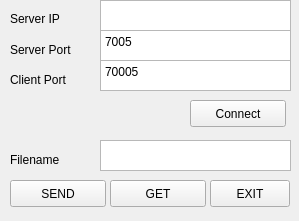
<?xml version="1.0" encoding="UTF-8"?>
<ui version="4.0">
 <class>MainWindow</class>
 <widget class="QMainWindow" name="MainWindow">
  <property name="geometry">
   <rect>
    <x>0</x>
    <y>0</y>
    <width>299</width>
    <height>221</height>
   </rect>
  </property>
  <property name="windowTitle">
   <string>MainWindow</string>
  </property>
  <widget class="QWidget" name="centralWidget">
   <widget class="QTextEdit" name="ipText">
    <property name="geometry">
     <rect>
      <x>100</x>
      <y>0</y>
      <width>191</width>
      <height>31</height>
     </rect>
    </property>
    <property name="html">
     <string>&lt;!DOCTYPE HTML PUBLIC &quot;-//W3C//DTD HTML 4.0//EN&quot; &quot;http://www.w3.org/TR/REC-html40/strict.dtd&quot;&gt;
&lt;html&gt;&lt;head&gt;&lt;meta name=&quot;qrichtext&quot; content=&quot;1&quot; /&gt;&lt;style type=&quot;text/css&quot;&gt;
p, li { white-space: pre-wrap; }
&lt;/style&gt;&lt;/head&gt;&lt;body style=&quot; font-family:'Sans Serif'; font-size:9pt; font-weight:400; font-style:normal;&quot;&gt;
&lt;p style=&quot;-qt-paragraph-type:empty; margin-top:0px; margin-bottom:0px; margin-left:0px; margin-right:0px; -qt-block-indent:0; text-indent:0px;&quot;&gt;&lt;br /&gt;&lt;/p&gt;&lt;/body&gt;&lt;/html&gt;</string>
    </property>
   </widget>
   <widget class="QTextEdit" name="serverPortText">
    <property name="geometry">
     <rect>
      <x>100</x>
      <y>30</y>
      <width>191</width>
      <height>31</height>
     </rect>
    </property>
    <property name="html">
     <string>&lt;!DOCTYPE HTML PUBLIC &quot;-//W3C//DTD HTML 4.0//EN&quot; &quot;http://www.w3.org/TR/REC-html40/strict.dtd&quot;&gt;
&lt;html&gt;&lt;head&gt;&lt;meta name=&quot;qrichtext&quot; content=&quot;1&quot; /&gt;&lt;style type=&quot;text/css&quot;&gt;
p, li { white-space: pre-wrap; }
&lt;/style&gt;&lt;/head&gt;&lt;body style=&quot; font-family:'Sans Serif'; font-size:9pt; font-weight:400; font-style:normal;&quot;&gt;
&lt;p style=&quot; margin-top:0px; margin-bottom:0px; margin-left:0px; margin-right:0px; -qt-block-indent:0; text-indent:0px;&quot;&gt;7005&lt;/p&gt;&lt;/body&gt;&lt;/html&gt;</string>
    </property>
   </widget>
   <widget class="QLabel" name="label">
    <property name="geometry">
     <rect>
      <x>10</x>
      <y>10</y>
      <width>74</width>
      <height>18</height>
     </rect>
    </property>
    <property name="text">
     <string>Server IP</string>
    </property>
   </widget>
   <widget class="QLabel" name="label_2">
    <property name="geometry">
     <rect>
      <x>10</x>
      <y>40</y>
      <width>91</width>
      <height>20</height>
     </rect>
    </property>
    <property name="text">
     <string>Server Port</string>
    </property>
   </widget>
   <widget class="QPushButton" name="connectButton">
    <property name="geometry">
     <rect>
      <x>190</x>
      <y>100</y>
      <width>96</width>
      <height>27</height>
     </rect>
    </property>
    <property name="text">
     <string>Connect</string>
    </property>
   </widget>
   <widget class="QTextEdit" name="filenameText">
    <property name="geometry">
     <rect>
      <x>100</x>
      <y>140</y>
      <width>191</width>
      <height>31</height>
     </rect>
    </property>
    <property name="html">
     <string>&lt;!DOCTYPE HTML PUBLIC &quot;-//W3C//DTD HTML 4.0//EN&quot; &quot;http://www.w3.org/TR/REC-html40/strict.dtd&quot;&gt;
&lt;html&gt;&lt;head&gt;&lt;meta name=&quot;qrichtext&quot; content=&quot;1&quot; /&gt;&lt;style type=&quot;text/css&quot;&gt;
p, li { white-space: pre-wrap; }
&lt;/style&gt;&lt;/head&gt;&lt;body style=&quot; font-family:'Sans Serif'; font-size:9pt; font-weight:400; font-style:normal;&quot;&gt;
&lt;p style=&quot;-qt-paragraph-type:empty; margin-top:0px; margin-bottom:0px; margin-left:0px; margin-right:0px; -qt-block-indent:0; text-indent:0px;&quot;&gt;&lt;br /&gt;&lt;/p&gt;&lt;/body&gt;&lt;/html&gt;</string>
    </property>
   </widget>
   <widget class="QLabel" name="label_3">
    <property name="geometry">
     <rect>
      <x>10</x>
      <y>150</y>
      <width>91</width>
      <height>20</height>
     </rect>
    </property>
    <property name="text">
     <string>Filename</string>
    </property>
   </widget>
   <widget class="QLabel" name="label_4">
    <property name="geometry">
     <rect>
      <x>10</x>
      <y>70</y>
      <width>91</width>
      <height>20</height>
     </rect>
    </property>
    <property name="text">
     <string>Client Port</string>
    </property>
   </widget>
   <widget class="QTextEdit" name="clientPortText">
    <property name="geometry">
     <rect>
      <x>100</x>
      <y>60</y>
      <width>191</width>
      <height>31</height>
     </rect>
    </property>
    <property name="html">
     <string>&lt;!DOCTYPE HTML PUBLIC &quot;-//W3C//DTD HTML 4.0//EN&quot; &quot;http://www.w3.org/TR/REC-html40/strict.dtd&quot;&gt;
&lt;html&gt;&lt;head&gt;&lt;meta name=&quot;qrichtext&quot; content=&quot;1&quot; /&gt;&lt;style type=&quot;text/css&quot;&gt;
p, li { white-space: pre-wrap; }
&lt;/style&gt;&lt;/head&gt;&lt;body style=&quot; font-family:'Sans Serif'; font-size:9pt; font-weight:400; font-style:normal;&quot;&gt;
&lt;p style=&quot; margin-top:0px; margin-bottom:0px; margin-left:0px; margin-right:0px; -qt-block-indent:0; text-indent:0px;&quot;&gt;70005&lt;/p&gt;&lt;/body&gt;&lt;/html&gt;</string>
    </property>
   </widget>
   <widget class="QPushButton" name="sendButton">
    <property name="geometry">
     <rect>
      <x>10</x>
      <y>180</y>
      <width>96</width>
      <height>27</height>
     </rect>
    </property>
    <property name="text">
     <string>SEND</string>
    </property>
   </widget>
   <widget class="QPushButton" name="getButton">
    <property name="geometry">
     <rect>
      <x>110</x>
      <y>180</y>
      <width>96</width>
      <height>27</height>
     </rect>
    </property>
    <property name="text">
     <string>GET</string>
    </property>
   </widget>
   <widget class="QPushButton" name="exitButton">
    <property name="geometry">
     <rect>
      <x>210</x>
      <y>180</y>
      <width>80</width>
      <height>27</height>
     </rect>
    </property>
    <property name="text">
     <string>EXIT</string>
    </property>
   </widget>
  </widget>
 </widget>
 <layoutdefault spacing="6" margin="11"/>
 <resources/>
 <connections/>
</ui>
